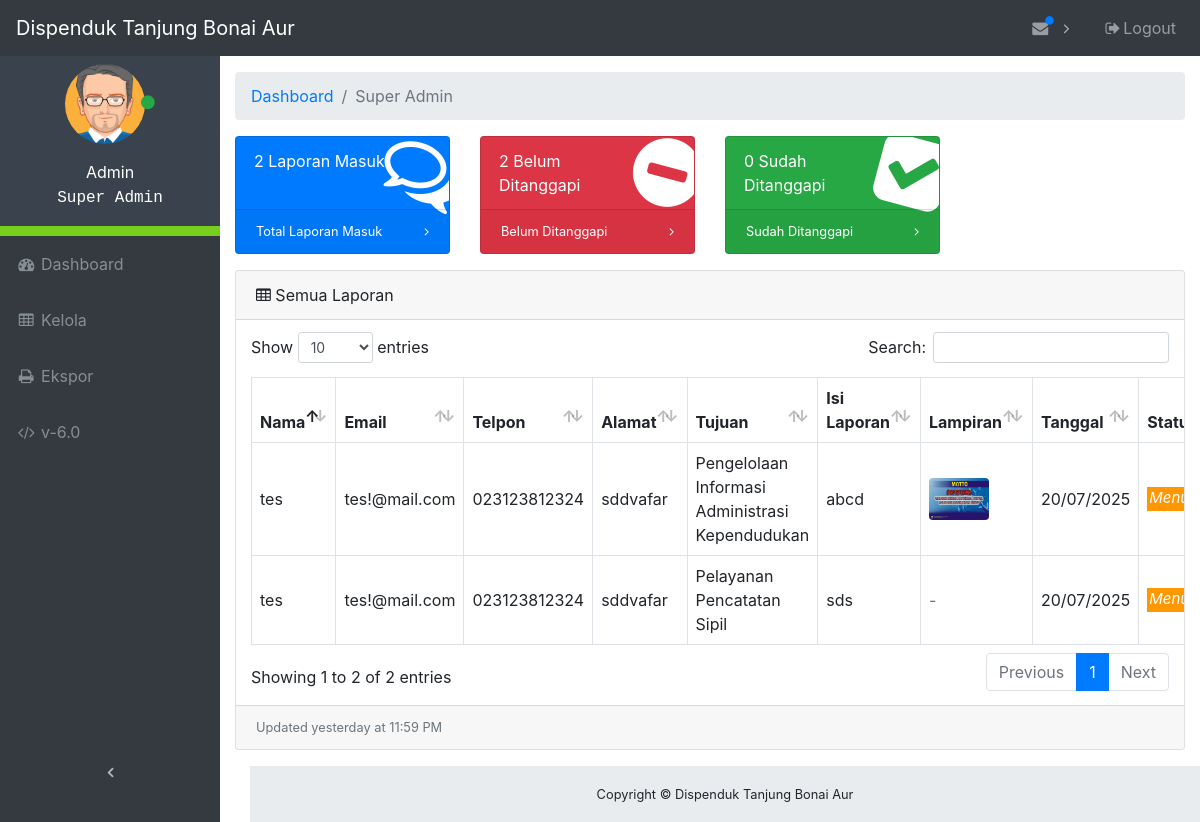
Screenshot of /admin/index (signed in) with the database file from the repository.
### tables this page shows
CREATE TABLE `divisi` (
  `id_divisi` int(11) NOT NULL,
  `nama_divisi` varchar(64) NOT NULL
);

CREATE TABLE `laporan` (
  `id` int(11) NOT NULL,
  `nama` varchar(64) NOT NULL,
  `email` varchar(64) NOT NULL,
  `telpon` varchar(12) NOT NULL,
  `alamat` varchar(256) NOT NULL,
  `tujuan` int(11) NOT NULL,
  `isi` varchar(2048) NOT NULL,
  `file` varchar(255) DEFAULT NULL,
  `tanggal` timestamp NOT NULL DEFAULT current_timestamp() ON UPDATE current_timestamp(),
  `status` varchar(12) NOT NULL
);

### admin/database.php (called while the page is built, shortened)
<?php
$db_host = "localhost";
$db_user = "root";
$db_pass = "";
$db_name = "kp";
try {
    $db = new PDO("mysql:host=$db_host;dbname=$db_name", $db_user, $db_pass);
} catch(PDOException $e) {
    die("Terjadi masalah: " . $e->getMessage());
}
function logged_admin () {
    global $db, $admin_login, $divisi, $id_admin;
    $sql = "SELECT * FROM admin, divisi WHERE admin.username = :username AND admin.divisi = divisi.id_divisi";
    $stmt = $db->prepare($sql);
    $stmt->bindValue(':username', $admin_login);
    $stmt->execute();
    foreach ($stmt as $col) {
        $divisi = $col['nama_divisi'];
    }
}

### admin/index.php (the view, shortened to what this page needs)
<?php
    require_once("database.php");
    logged_admin ();
    global $total_laporan_masuk, $total_laporan_menunggu, $total_laporan_ditanggapi;
    if ($id_admin > 0) {
        foreach($db->query("SELECT COUNT(*) FROM laporan WHERE laporan.tujuan = $id_admin") as $row) {
            $total_laporan_masuk = $row['COUNT(*)'];
        }
        foreach($db->query("SELECT COUNT(*) FROM laporan WHERE status = \"Ditanggapi\" AND laporan.tujuan = $id_admin") as $row) {
            $total_laporan_ditanggapi = $row['COUNT(*)'];
        }
        foreach($db->query("SELECT COUNT(*) FROM laporan WHERE status = \"Menunggu\" AND laporan.tujuan = $id_admin") as $row) {
            $total_laporan_menunggu = $row['COUNT(*)'];
        }
    } else {
        foreach($db->query("SELECT COUNT(*) FROM laporan") as $row) {
            $total_laporan_masuk = $row['COUNT(*)'];
        }
        foreach($db->query("SELECT COUNT(*) FROM laporan WHERE status = \"Ditanggapi\"") as $row) {
            $total_laporan_ditanggapi = $row['COUNT(*)'];
        }
        foreach($db->query("SELECT COUNT(*) FROM laporan WHERE status = \"Menunggu\"") as $row) {
            $total_laporan_menunggu = $row['COUNT(*)'];
        }
    }
 ?>
<!DOCTYPE html>
<html lang="en">
<head>
    <link href="vendor/bootstrap/css/bootstrap.css" rel="stylesheet">
    <link href="vendor/font-awesome/css/font-awesome.min.css" rel="stylesheet" type="text/css">
    <link href="vendor/datatables/dataTables.bootstrap4.css" rel="stylesheet">
    <link href="css/admin.css" rel="stylesheet">
</head>
<body class="fixed-nav sticky-footer" id="page-top">
    <nav class="navbar navbar-expand-lg navbar-dark bg-dark fixed-top" id="mainNav">
        <a class="navbar-brand" href="index">Dispenduk Tanjung Bonai Aur</a>
        <div class="collapse navbar-collapse" id="navbarResponsive">
            <ul class="navbar-nav navbar-sidenav sidebar-menu" id="exampleAccordion">
                <li class="sidebar-profile nav-item" data-toggle="tooltip" data-placement="right" title="Admin">
                    <div class="profile-main">
                        <p class="image">
                            <img alt="image" src="images/avatar1.png" width="80">
                            <span class="status"><i class="fa fa-circle text-success"></i></span>
                        </p>
                        <p>
                            <span class="">Admin</span><br>
                            <span class="user" style="font-family: monospace;"><?php echo $divisi; ?></span>
                        </p>
                    </div>
                </li>
                <li class="nav-item" data-toggle="tooltip" data-placement="right" title="Dashboard">
                    <a class="nav-link" href="index">
                        <i class="fa fa-fw fa-dashboard"></i>
                        <span class="nav-link-text">Dashboard</span>
                    </a>
                </li>
                <li class="nav-item" data-toggle="tooltip" data-placement="right" title="Tables">
                    <a class="nav-link" href="tables">
                        <i class="fa fa-fw fa-table"></i>
                        <span class="nav-link-text">Kelola</span>
                    </a>
                </li>
                <li class="nav-item" data-toggle="tooltip" data-placement="right" title="Export">
                    <a class="nav-link" href="export">
                        <i class="fa fa-fw fa-print"></i>
                        <span class="nav-link-text">Ekspor</span>
                    </a>
                </li>
                <li class="nav-item" data-toggle="tooltip" data-placement="right" title="Version">
                    <a class="nav-link" href="#VersionModal" data-toggle="modal" data-target="#VersionModal">
                        <i class="fa fa-fw fa-code"></i>
                        <span class="nav-link-text">v-6.0</span>
                    </a>
                </li>
            </ul>
            <ul class="navbar-nav sidenav-toggler">
                <li class="nav-item">
                    <a class="nav-link text-center" id="sidenavToggler">
                        <i class="fa fa-fw fa-angle-left"></i>
                    </a>
                </li>
            </ul>
            <ul class="navbar-nav ml-auto">
                <li class="nav-item dropdown">
                    <a class="nav-link dropdown-toggle mr-lg-2" id="messagesDropdown" href="#" data-toggle="dropdown" aria-haspopup="true" aria-expanded="false">
                        <i class="fa fa-fw fa-envelope"></i>
                        <span class="indicator text-primary d-none d-lg-block">
                            <i class="fa fa-fw fa-circle"></i>
                        </span>
                    </a>
                    <?php
                        $statement = $db->query("SELECT * FROM laporan ORDER BY laporan.id DESC LIMIT 1");
                     ?>
                </li>
                <li class="nav-item">
                    <a class="nav-link" data-toggle="modal" data-target="#exampleModal">
                        <i class="fa fa-fw fa-sign-out"></i>Logout
                    </a>
                </li>
            </ul>
        </div>
    </nav>
    <div class="content-wrapper">
        <div class="container-fluid">
            <ol class="breadcrumb">
                <li class="breadcrumb-item">
                    <a href="#">Dashboard</a>
                </li>
                <li class="breadcrumb-item active"><?php echo $divisi; ?></li>
            </ol>
            <div class="row">
                <div class="col-xl-3 col-sm-6 mb-3">
                    <div class="card text-white bg-primary o-hidden h-100">
                        <div class="card-body">
                            <div class="card-body-icon">
                                <i class="fa fa-fw fa-comments-o"></i>
                            </div>
                            <div class="mr-5"><?php echo $total_laporan_masuk; ?> Laporan Masuk</div>
                        </div>
                        <a class="card-footer text-white clearfix small z-1" href="tables">
                            <span class="float-left">Total Laporan Masuk</span>
                            <span class="float-right">
                                <i class="fa fa-angle-right"></i>
                            </span>
                        </a>
                    </div>
                </div>
                <div class="col-xl-3 col-sm-6 mb-3">
                    <div class="card text-white bg-danger o-hidden h-100">
                        <div class="card-body">
                            <div class="card-body-icon">
                                <i class="fa fa-fw fa-minus-circle"></i>
                            </div>
                            <div class="mr-5"><?php echo $total_laporan_menunggu; ?> Belum Ditanggapi</div>
                        </div>
                        <a class="card-footer text-white clearfix small z-1" href="#">
                            <span class="float-left">Belum Ditanggapi</span>
                            <span class="float-right">
                                <i class="fa fa-angle-right"></i>
                            </span>
                        </a>
                    </div>
                </div>
                <div class="col-xl-3 col-sm-6 mb-3">
                    <div class="card text-white bg-success o-hidden h-100">
                        <div class="card-body">
                            <div class="card-body-icon">
                                <i class="fa fa-fw fa-check-square"></i>
                            </div>
                            <div class="mr-5"><?php echo $total_laporan_ditanggapi; ?> Sudah Ditanggapi</div>
                        </div>
                        <a class="card-footer text-white clearfix small z-1" href="#">
                            <span class="float-left">Sudah Ditanggapi</span>
                            <span class="float-right">
                                <i class="fa fa-angle-right"></i>
                            </span>
                        </a>
                    </div>
                </div>
            </div>
            <div class="card mb-3">
                <div class="card-header">
                    <i class="fa fa-table"></i> Semua Laporan
                </div>
                <div class="card-body">
                    <div class="table-responsive">
                        <table class="table table-bordered" id="dataTable" width="100%" cellspacing="0">
                            <thead>
    <tr>
        <th>Nama</th>
        <th>Email</th>
        <th>Telpon</th>
        <th>Alamat</th>
        <th>Tujuan</th>
        <th>Isi Laporan</th>
        <th>Lampiran</th>
        <th>Tanggal</th>
        <th class="sorting_asc_disabled sorting_desc_disabled">Status</th>
    </tr>
</thead>
<tbody>
<?php
if ($id_admin > 0) {
    $statement = $db->query("SELECT * FROM laporan, divisi WHERE laporan.tujuan = divisi.id_divisi AND laporan.tujuan = $id_admin ORDER BY laporan.id DESC");
} else {
    $statement = $db->query("SELECT * FROM laporan, divisi WHERE laporan.tujuan = divisi.id_divisi ORDER BY laporan.id DESC");
}
foreach ($statement as $key ) {
    $mysqldate = $key['tanggal'];
    $phpdate = strtotime($mysqldate);
    $tanggal = date( 'd/m/Y', $phpdate);
    $status  = $key['status'];
    if($status == "Ditanggapi") {
        $style_status = "<p style=\"background-color:#009688;color:#fff;padding-left:2px;padding-right:2px;padding-bottom:2px;margin-top:16px;font-size:15px;font-style:italic;\">Ditanggapi</p>";
    } else {
        $style_status = "<p style=\"background-color:#FF9800;color:#fff;padding-left:2px;padding-right:2px;padding-bottom:2px;margin-top:16px;font-size:15px;font-style:italic;\">Menunggu</p>";
    }
    $lampiran = '';
    if (!empty($key['file'])) {
        $ext = strtolower(pathinfo($key['file'], PATHINFO_EXTENSION));
        $is_image = in_array($ext, ['jpg','jpeg','png','gif','bmp']);
        $file_url = "../uploads/" . $key['file'];
        if ($is_image) {
            $lampiran = "<a href='$file_url' target='_blank'><img src='$file_url' alt='Lampiran' style='max-width:60px;max-height:60px;border-radius:4px;'></a>";
        } else {
            $lampiran = "<a href='$file_url' target='_blank' class='btn btn-xs btn-info'>Download</a>";
        }
    } else {
        $lampiran = "<span class='text-muted'>-</span>";
    }
?>
<tr>
    <td><?php echo $key['nama']; ?></td>
    <td><?php echo $key['email']; ?></td>
    <td><?php echo $key['telpon']; ?></td>
    <td><?php echo $key['alamat']; ?></td>
    <td><?php echo $key['nama_divisi']; ?></td>
    <td><?php echo $key['isi']; ?></td>
    <td><?php echo $lampiran; ?></td>
    <td><?php echo $tanggal; ?></td>
    <td><?php echo $style_status; ?></td>
</tr>
<?php
}
?>
</tbody>
                        </table>
                    </div>
                </div>
                <div class="card-footer small text-muted">Updated yesterday at 11:59 PM</div>
            </div>
        </div>
        <footer class="sticky-footer">
            <div class="container">
                <div class="text-center">
                    <small>Copyright © Dispenduk Tanjung Bonai Aur</small>
                </div>
            </div>
        </footer>
    </div>
</body>
</html>

### admin/css/admin.css (style rules this page uses)
html { position: relative; min-height: 100%; }
body { overflow-x: hidden; }
body.sticky-footer { margin-bottom: 56px; }
body.sticky-footer .content-wrapper { min-height: calc(100vh - 56px - 56px); }
body.fixed-nav { padding-top: 56px; }
.content-wrapper { min-height: calc(100vh - 56px); padding-top: 1rem; }
.o-hidden { overflow: hidden !important; }
.z-1 { z-index: 1; }
#mainNav .navbar-collapse { overflow: auto; max-height: 75vh; }
#mainNav .navbar-collapse .navbar-nav .nav-item .nav-link { cursor: pointer; }
#mainNav .navbar-collapse .sidenav-toggler { display: none; }
#mainNav .navbar-collapse .navbar-nav > .nav-item.dropdown > .nav-link { position: relative; min-width: 45px; }
#mainNav .navbar-collapse .navbar-nav > .nav-item.dropdown > .nav-link:after { float: right; width: auto; content: '\f105'; border: none; font-family: 'FontAwesome'; }
#mainNav .navbar-collapse .navbar-nav > .nav-item.dropdown > .nav-link .indicator { position: absolute; top: 5px; left: 21px; font-size: 10px; }
@media (min-width: 992px) { #mainNav .navbar-brand { width: 250px; } }
@media (min-width: 992px) { #mainNav .navbar-collapse { overflow: visible; max-height: none; } }
@media (min-width: 992px) { #mainNav .navbar-collapse .navbar-sidenav { position: absolute; top: 0; left: 0; -webkit-flex-direction: column; -ms-flex-direction: column; flex-direction: column; margin-top: 56px; } }
@media (min-width: 992px) { #mainNav .navbar-collapse .navbar-sidenav > .nav-item { width: 220px; padding: 0; } }
@media (min-width: 992px) { #mainNav .navbar-collapse .navbar-sidenav > .nav-item > .nav-link { padding: 1em; } }
@media (min-width: 992px) { #mainNav .navbar-collapse .navbar-nav > .nav-item.dropdown > .nav-link { min-width: 0; } }
@media (min-width: 992px) { #mainNav .navbar-collapse .navbar-nav > .nav-item.dropdown > .nav-link:after { width: 24px; text-align: center; } }
#mainNav.fixed-top .sidenav-toggler { display: none; }
@media (min-width: 992px) { #mainNav.fixed-top .navbar-sidenav { height: calc(110vh - 112px); } }
@media (min-width: 992px) { #mainNav.fixed-top .sidenav-toggler { position: absolute; top: 0; left: 0; display: flex; -webkit-flex-direction: column; -ms-flex-direction: column; flex-direction: column; margin-top: calc(100vh - 56px); } }
@media (min-width: 992px) { #mainNav.fixed-top .sidenav-toggler > .nav-item { width: 220px; padding: 0; } }
@media (min-width: 992px) { #mainNav.fixed-top .sidenav-toggler > .nav-item > .nav-link { padding: 1em; } }
#mainNav.fixed-top.navbar-dark .sidenav-toggler a i { color: #adb5bd; }
.content-wrapper { overflow-x: hidden; background: white; }
@media (min-width: 992px) { .content-wrapper { margin-left: 220px; } }
#sidenavToggler i { font-weight: 800; }
#mainNav.navbar-dark .navbar-collapse .navbar-sidenav > .nav-item > .nav-link { color: #868e96; }
#mainNav.navbar-dark .navbar-collapse .navbar-nav > .nav-item.dropdown > .nav-link:after { color: #adb5bd; }
@media (min-width: 992px) { #mainNav.navbar-dark .navbar-collapse .navbar-sidenav { background: #343a40; } }
.card-body-icon { position: absolute; z-index: 0; top: -25px; right: -25px; font-size: 5rem; -webkit-transform: rotate(15deg); -ms-transform: rotate(15deg); transform: rotate(15deg); }
footer.sticky-footer { position: absolute; right: 0; bottom: 0; width: 100%; height: 56px; background-color: #e9ecef; line-height: 55px; }
@media (min-width: 992px) { footer.sticky-footer { width: calc(100% - 250px); } }
ul.sidebar-menu li.sidebar-profile { background-color: #3A434D; padding: 10px; color: #fff; text-align: center; border-bottom: 10px solid #76CF1C; }
ul.sidebar-menu li.sidebar-profile .image img { border-radius: 60%; }
ul.sidebar-menu li.sidebar-profile .status { margin-top: -10px; font-size: 7; margin-left: -9px; }
ul.sidebar-menu li.sidebar-profile .profile-main { margin-top: 8px; }

### rows the page displays
laporan: nama "tes", email "tes!@mail.com", telpon "023123812324", alamat "sddvafar", tujuan.nama_divisi "Pengelolaan Informasi Administrasi Kependudukan", isi "abcd", file (picture), tanggal "20/07/2025", status "Menunggu"
laporan: nama "tes", email "tes!@mail.com", telpon "023123812324", alamat "sddvafar", tujuan.nama_divisi "Pelayanan Pencatatan Sipil", isi "sds", tanggal "20/07/2025", status "Menunggu"

### other values shown
$divisi "Super Admin"
$total_laporan_masuk "2"
$total_laporan_menunggu "2"
$total_laporan_ditanggapi "0"
